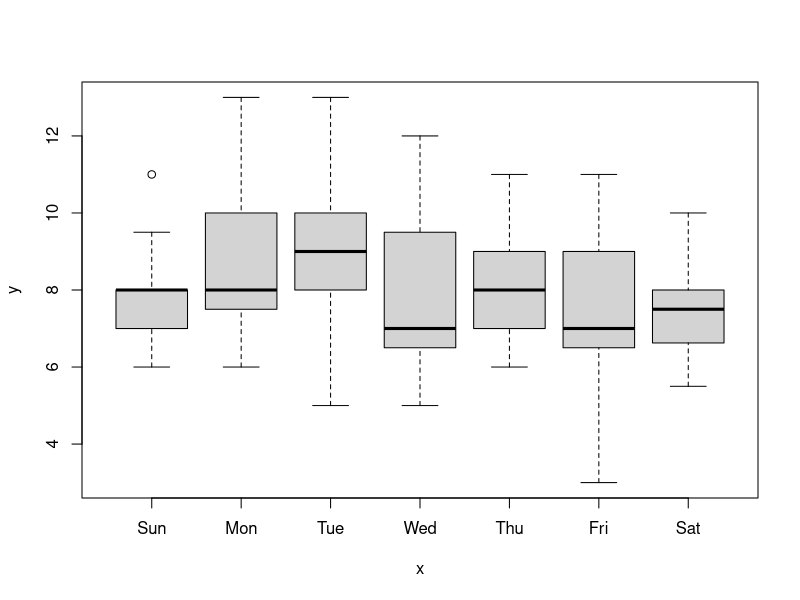

Recreate this plot in R.
## ---- chunk 1
library(readr)
Hours_slept <- read_csv("Hours-slept.csv", 
   col_types = cols(Month = col_character(), 
   `Hours Slept` = col_number()))

## ---- chunk 2
library(tidyverse)

library(dplyr)

library(knitr)

library(kableExtra)

library(lubridate)
## ---- chunk 3


sleep <- as.data.frame(Hours_slept)
colnames(sleep) <- c("Month", "Hours_Slept")

# Extract the date column
dates <- sleep$Month

# Create a year variable (assuming 2024)
year <- 2024

# Construct dates with year
fullDates <- paste(dates, year, sep = "/")

# Convert to mm/dd/yyyy format
new_dates <- format(mdy(fullDates), "%m/%d/%Y")

# Combine with hours slept
combined_data <- data.frame(Date = fullDates, Hours_Slept = sleep$Hours_Slept)

## ---- chunk 4

combined_data$Date <- mdy(combined_data$Date)

combined_data$Weekday <- wday(combined_data$Date, label = TRUE)


dataWweeks <- data.frame(Date = fullDates, Hours_Slept = sleep$Hours_Slept, Weeks = combined_data$Weekday )

## ---- chunk 5
dataWweeks$Hours_Slept <- as.numeric(dataWweeks$Hours_Slept)

summary_data <- dataWweeks %>%
  group_by(dataWweeks$Weeks) %>%
  summarize(Total_Hours_Slept = sum(dataWweeks$Hours_Slept))

print(summary_data)

## ---- chunk 6

plot(dataWweeks$Weeks, dataWweeks$Hours_Slept)
